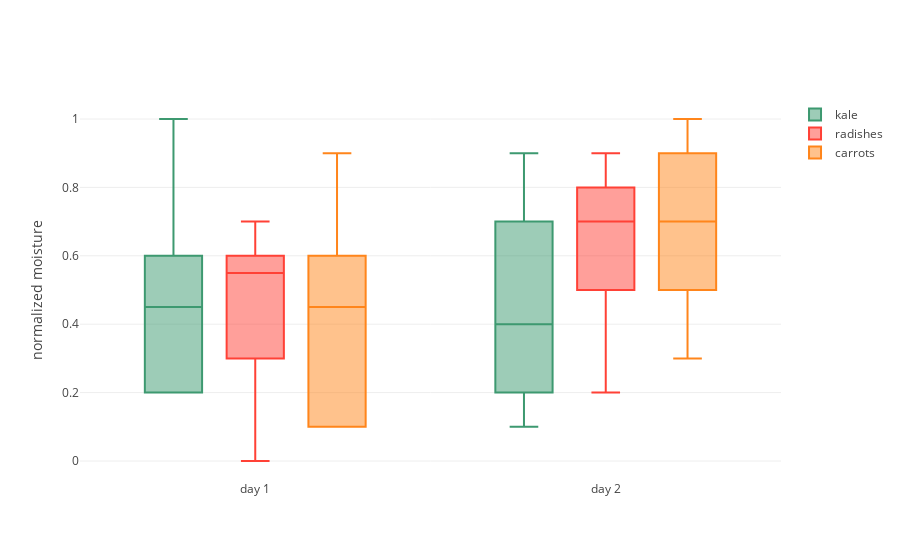

Notebook source saved alongside this figure:
### Markdown cell above
## Box Plots

### Code cell
import plotly.plotly as py
import plotly.graph_objs as go

x = ['day 1', 'day 1', 'day 1', 'day 1', 'day 1', 'day 1',
     'day 2', 'day 2', 'day 2', 'day 2', 'day 2', 'day 2']

trace0 = go.Box(
    y=[0.2, 0.2, 0.6, 1.0, 0.5, 0.4, 0.2, 0.7, 0.9, 0.1, 0.5, 0.3],
    x=x,
    name='kale',
    marker=dict(
        color='#3D9970'
    )
)
trace1 = go.Box(
    y=[0.6, 0.7, 0.3, 0.6, 0.0, 0.5, 0.7, 0.9, 0.5, 0.8, 0.7, 0.2],
    x=x,
    name='radishes',
    marker=dict(
        color='#FF4136'
    )
)
trace2 = go.Box(
    y=[0.1, 0.3, 0.1, 0.9, 0.6, 0.6, 0.9, 1.0, 0.3, 0.6, 0.8, 0.5],
    x=x,
    name='carrots',
    marker=dict(
        color='#FF851B'
    )
)
data = [trace0, trace1, trace2]
layout = go.Layout(
    yaxis=dict(
        title='normalized moisture',
        zeroline=False
    ),
    boxmode='group'
)
fig = go.Figure(data=data, layout=layout)
iplot(fig)

### Figure 1 — Plotly figure (JSON) as saved in the notebook; plotly's stock layout.template omitted (floating-point values rounded to 4 significant figures)
{"data": [{"marker": {"color": "#3D9970"}, "name": "kale", "type": "box", "uid": "c33dc800-bf64-11e8-a83a-02ccb4a0b651", "x": ["day 1", "day 1", "day 1", "day 1", "day 1", "day 1", "day 2", "day 2", "day 2", "day 2", "day 2", "day 2"], "y": [0.2, 0.2, 0.6, 1, 0.5, 0.4, 0.2, 0.7, 0.9, 0.1, 0.5, 0.3]}, {"marker": {"color": "#FF4136"}, "name": "radishes", "type": "box", "uid": "c33dcbd4-bf64-11e8-a83a-02ccb4a0b651", "x": ["day 1", "day 1", "day 1", "day 1", "day 1", "day 1", "day 2", "day 2", "day 2", "day 2", "day 2", "day 2"], "y": [0.6, 0.7, 0.3, 0.6, 0, 0.5, 0.7, 0.9, 0.5, 0.8, 0.7, 0.2]}, {"marker": {"color": "#FF851B"}, "name": "carrots", "type": "box", "uid": "c33dcd6e-bf64-11e8-a83a-02ccb4a0b651", "x": ["day 1", "day 1", "day 1", "day 1", "day 1", "day 1", "day 2", "day 2", "day 2", "day 2", "day 2", "day 2"], "y": [0.1, 0.3, 0.1, 0.9, 0.6, 0.6, 0.9, 1, 0.3, 0.6, 0.8, 0.5]}], "layout": {"boxmode": "group", "yaxis": {"title": "normalized moisture", "zeroline": false}}}
